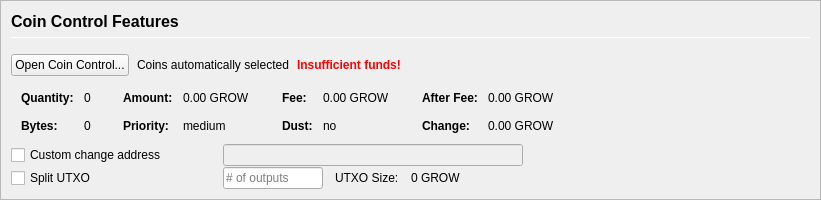
         <widget class="QFrame" name="frameCoinControl">
          <property name="sizePolicy">
           <sizepolicy hsizetype="Expanding" vsizetype="Expanding">
            <horstretch>0</horstretch>
            <verstretch>0</verstretch>
           </sizepolicy>
          </property>
          <property name="maximumSize">
           <size>
            <width>16777215</width>
            <height>16777215</height>
           </size>
          </property>
          <property name="frameShape">
           <enum>QFrame::StyledPanel</enum>
          </property>
          <property name="frameShadow">
           <enum>QFrame::Sunken</enum>
          </property>
          <layout class="QVBoxLayout" name="verticalLayoutCoinControl2">
           <property name="spacing">
            <number>0</number>
           </property>
           <property name="leftMargin">
            <number>0</number>
           </property>
           <property name="topMargin">
            <number>0</number>
           </property>
           <property name="rightMargin">
            <number>0</number>
           </property>
           <property name="bottomMargin">
            <number>0</number>
           </property>
           <item>
            <widget class="QFrame" name="frameCoinControl_BG">
             <layout class="QVBoxLayout" name="verticalLayoutCoinControl" stretch="0,0,0,0,0,0">
              <property name="spacing">
               <number>1</number>
              </property>
              <property name="leftMargin">
               <number>10</number>
              </property>
              <property name="topMargin">
               <number>10</number>
              </property>
              <item>
               <layout class="QHBoxLayout" name="horizontalLayoutCoinControl1">
                <property name="bottomMargin">
                 <number>15</number>
                </property>
                <item>
                 <layout class="QVBoxLayout" name="verticalLayout_3">
                  <property name="spacing">
                   <number>6</number>
                  </property>
                  <item>
                   <widget class="QLabel" name="labelCoinControlFeatures">
                    <property name="sizePolicy">
                     <sizepolicy hsizetype="Preferred" vsizetype="Maximum">
                      <horstretch>0</horstretch>
                      <verstretch>0</verstretch>
                     </sizepolicy>
                    </property>
                    <property name="minimumSize">
                     <size>
                      <width>0</width>
                      <height>20</height>
                     </size>
                    </property>
                    <property name="font">
                     <font>
                      <pointsize>12</pointsize>
                      <weight>75</weight>
                      <bold>true</bold>
                     </font>
                    </property>
                    <property name="styleSheet">
                     <string notr="true">font-weight:bold;</string>
                    </property>
                    <property name="text">
                     <string>Coin Control Features</string>
                    </property>
                   </widget>
                  </item>
                  <item>
                   <widget class="Line" name="line">
                    <property name="minimumSize">
                     <size>
                      <width>0</width>
                      <height>1</height>
                     </size>
                    </property>
                    <property name="maximumSize">
                     <size>
                      <width>16777215</width>
                      <height>1</height>
                     </size>
                    </property>
                    <property name="orientation">
                     <enum>Qt::Horizontal</enum>
                    </property>
                   </widget>
                  </item>
                 </layout>
                </item>
               </layout>
              </item>
              <item>
               <layout class="QHBoxLayout" name="horizontalLayoutCoinControl2" stretch="0,0,0,0">
                <property name="spacing">
                 <number>8</number>
                </property>
                <property name="bottomMargin">
                 <number>10</number>
                </property>
                <item>
                 <widget class="QPushButton" name="pushButtonCoinControl">
                  <property name="styleSheet">
                   <string notr="true"/>
                  </property>
                  <property name="text">
                   <string>Open Coin Control...</string>
                  </property>
                  <property name="autoDefault">
                   <bool>false</bool>
                  </property>
                 </widget>
                </item>
                <item>
                 <widget class="QLabel" name="labelCoinControlAutomaticallySelected">
                  <property name="text">
                   <string>Coins automatically selected</string>
                  </property>
                  <property name="margin">
                   <number>5</number>
                  </property>
                 </widget>
                </item>
                <item>
                 <widget class="QLabel" name="labelCoinControlInsuffFunds">
                  <property name="font">
                   <font>
                    <weight>75</weight>
                    <bold>true</bold>
                   </font>
                  </property>
                  <property name="styleSheet">
                   <string notr="true">color:red;font-weight:bold;</string>
                  </property>
                  <property name="text">
                   <string>Insufficient funds!</string>
                  </property>
                  <property name="margin">
                   <number>5</number>
                  </property>
                 </widget>
                </item>
                <item>
                 <spacer name="horizontalSpacerCoinControl">
                  <property name="orientation">
                   <enum>Qt::Horizontal</enum>
                  </property>
                  <property name="sizeHint" stdset="0">
                   <size>
                    <width>40</width>
                    <height>1</height>
                   </size>
                  </property>
                 </spacer>
                </item>
               </layout>
              </item>
              <item>
               <widget class="QWidget" name="widgetCoinControl" native="true">
                <property name="sizePolicy">
                 <sizepolicy hsizetype="Preferred" vsizetype="Preferred">
                  <horstretch>0</horstretch>
                  <verstretch>0</verstretch>
                 </sizepolicy>
                </property>
                <property name="minimumSize">
                 <size>
                  <width>0</width>
                  <height>0</height>
                 </size>
                </property>
                <property name="styleSheet">
                 <string notr="true"/>
                </property>
                <layout class="QHBoxLayout" name="horizontalLayoutCoinControl5">
                 <property name="leftMargin">
                  <number>0</number>
                 </property>
                 <property name="topMargin">
                  <number>0</number>
                 </property>
                 <property name="rightMargin">
                  <number>0</number>
                 </property>
                 <property name="bottomMargin">
                  <number>0</number>
                 </property>
                 <item>
                  <layout class="QHBoxLayout" name="horizontalLayoutCoinControl3" stretch="0,0,0,1">
                   <property name="spacing">
                    <number>20</number>
                   </property>
                   <property name="topMargin">
                    <number>0</number>
                   </property>
                   <property name="bottomMargin">
                    <number>10</number>
                   </property>
                   <item>
                    <layout class="QFormLayout" name="formLayoutCoinControl1">
                     <property name="horizontalSpacing">
                      <number>10</number>
                     </property>
                     <property name="verticalSpacing">
                      <number>14</number>
                     </property>
                     <property name="leftMargin">
                      <number>10</number>
                     </property>
                     <property name="topMargin">
                      <number>4</number>
                     </property>
                     <property name="rightMargin">
                      <number>6</number>
                     </property>
                     <item row="0" column="0">
                      <widget class="QLabel" name="labelCoinControlQuantityText">
                       <property name="font">
                        <font>
                         <weight>75</weight>
                         <bold>true</bold>
                        </font>
                       </property>
                       <property name="text">
                        <string>Quantity:</string>
                       </property>
                       <property name="margin">
                        <number>0</number>
                       </property>
                      </widget>
                     </item>
                     <item row="0" column="1">
                      <widget class="QLabel" name="labelCoinControlQuantity">
                       <property name="cursor">
                        <cursorShape>IBeamCursor</cursorShape>
                       </property>
                       <property name="contextMenuPolicy">
                        <enum>Qt::ActionsContextMenu</enum>
                       </property>
                       <property name="text">
                        <string notr="true">0</string>
                       </property>
                       <property name="margin">
                        <number>0</number>
                       </property>
                       <property name="textInteractionFlags">
                        <set>Qt::LinksAccessibleByMouse|Qt::TextSelectableByKeyboard|Qt::TextSelectableByMouse</set>
                       </property>
                      </widget>
                     </item>
                     <item row="1" column="0">
                      <widget class="QLabel" name="labelCoinControlBytesText">
                       <property name="font">
                        <font>
                         <weight>75</weight>
                         <bold>true</bold>
                        </font>
                       </property>
                       <property name="text">
                        <string>Bytes:</string>
                       </property>
                      </widget>
                     </item>
                     <item row="1" column="1">
                      <widget class="QLabel" name="labelCoinControlBytes">
                       <property name="cursor">
                        <cursorShape>IBeamCursor</cursorShape>
                       </property>
                       <property name="contextMenuPolicy">
                        <enum>Qt::ActionsContextMenu</enum>
                       </property>
                       <property name="text">
                        <string notr="true">0</string>
                       </property>
                       <property name="textInteractionFlags">
                        <set>Qt::LinksAccessibleByMouse|Qt::TextSelectableByKeyboard|Qt::TextSelectableByMouse</set>
                       </property>
                      </widget>
                     </item>
                    </layout>
                   </item>
                   <item>
                    <layout class="QFormLayout" name="formLayoutCoinControl2">
                     <property name="horizontalSpacing">
                      <number>10</number>
                     </property>
                     <property name="verticalSpacing">
                      <number>14</number>
                     </property>
                     <property name="leftMargin">
                      <number>6</number>
                     </property>
                     <property name="topMargin">
                      <number>4</number>
                     </property>
                     <property name="rightMargin">
                      <number>6</number>
                     </property>
                     <item row="0" column="0">
                      <widget class="QLabel" name="labelCoinControlAmountText">
                       <property name="font">
                        <font>
                         <weight>75</weight>
                         <bold>true</bold>
                        </font>
                       </property>
                       <property name="text">
                        <string>Amount:</string>
                       </property>
                       <property name="margin">
                        <number>0</number>
                       </property>
                      </widget>
                     </item>
                     <item row="0" column="1">
                      <widget class="QLabel" name="labelCoinControlAmount">
                       <property name="cursor">
                        <cursorShape>IBeamCursor</cursorShape>
                       </property>
                       <property name="contextMenuPolicy">
                        <enum>Qt::ActionsContextMenu</enum>
                       </property>
                       <property name="text">
                        <string notr="true">0.00 GROW</string>
                       </property>
                       <property name="textInteractionFlags">
                        <set>Qt::LinksAccessibleByMouse|Qt::TextSelectableByKeyboard|Qt::TextSelectableByMouse</set>
                       </property>
                      </widget>
                     </item>
                     <item row="1" column="0">
                      <widget class="QLabel" name="labelCoinControlPriorityText">
                       <property name="font">
                        <font>
                         <weight>75</weight>
                         <bold>true</bold>
                        </font>
                       </property>
                       <property name="text">
                        <string>Priority:</string>
                       </property>
                      </widget>
                     </item>
                     <item row="1" column="1">
                      <widget class="QLabel" name="labelCoinControlPriority">
                       <property name="cursor">
                        <cursorShape>IBeamCursor</cursorShape>
                       </property>
                       <property name="contextMenuPolicy">
                        <enum>Qt::ActionsContextMenu</enum>
                       </property>
                       <property name="text">
                        <string>medium</string>
                       </property>
                       <property name="textInteractionFlags">
                        <set>Qt::LinksAccessibleByMouse|Qt::TextSelectableByKeyboard|Qt::TextSelectableByMouse</set>
                       </property>
                      </widget>
                     </item>
                    </layout>
                   </item>
                   <item>
                    <layout class="QFormLayout" name="formLayoutCoinControl3">
                     <property name="horizontalSpacing">
                      <number>10</number>
                     </property>
                     <property name="verticalSpacing">
                      <number>14</number>
                     </property>
                     <property name="leftMargin">
                      <number>6</number>
                     </property>
                     <property name="topMargin">
                      <number>4</number>
                     </property>
                     <property name="rightMargin">
                      <number>6</number>
                     </property>
                     <item row="0" column="0">
                      <widget class="QLabel" name="labelCoinControlFeeText">
                       <property name="font">
                        <font>
                         <weight>75</weight>
                         <bold>true</bold>
                        </font>
                       </property>
                       <property name="text">
                        <string>Fee:</string>
                       </property>
                       <property name="margin">
                        <number>0</number>
                       </property>
                      </widget>
                     </item>
                     <item row="0" column="1">
                      <widget class="QLabel" name="labelCoinControlFee">
                       <property name="cursor">
                        <cursorShape>IBeamCursor</cursorShape>
                       </property>
                       <property name="contextMenuPolicy">
                        <enum>Qt::ActionsContextMenu</enum>
                       </property>
                       <property name="text">
                        <string notr="true">0.00 GROW</string>
                       </property>
                       <property name="textInteractionFlags">
                        <set>Qt::LinksAccessibleByMouse|Qt::TextSelectableByKeyboard|Qt::TextSelectableByMouse</set>
                       </property>
                      </widget>
                     </item>
                     <item row="1" column="0">
                      <widget class="QLabel" name="labelCoinControlLowOutputText">
                       <property name="font">
                        <font>
                         <weight>75</weight>
                         <bold>true</bold>
                        </font>
                       </property>
                       <property name="text">
                        <string>Dust:</string>
                       </property>
                      </widget>
                     </item>
                     <item row="1" column="1">
                      <widget class="QLabel" name="labelCoinControlLowOutput">
                       <property name="cursor">
                        <cursorShape>IBeamCursor</cursorShape>
                       </property>
                       <property name="contextMenuPolicy">
                        <enum>Qt::ActionsContextMenu</enum>
                       </property>
                       <property name="text">
                        <string>no</string>
                       </property>
                       <property name="textInteractionFlags">
                        <set>Qt::LinksAccessibleByMouse|Qt::TextSelectableByKeyboard|Qt::TextSelectableByMouse</set>
                       </property>
                      </widget>
                     </item>
                    </layout>
                   </item>
                   <item>
                    <layout class="QFormLayout" name="formLayoutCoinControl4">
                     <property name="horizontalSpacing">
                      <number>10</number>
                     </property>
                     <property name="verticalSpacing">
                      <number>14</number>
                     </property>
                     <property name="leftMargin">
                      <number>6</number>
                     </property>
                     <property name="topMargin">
                      <number>4</number>
                     </property>
                     <property name="rightMargin">
                      <number>6</number>
                     </property>
                     <item row="0" column="0">
                      <widget class="QLabel" name="labelCoinControlAfterFeeText">
                       <property name="font">
                        <font>
                         <weight>75</weight>
                         <bold>true</bold>
                        </font>
                       </property>
                       <property name="text">
                        <string>After Fee:</string>
                       </property>
                       <property name="margin">
                        <number>0</number>
                       </property>
                      </widget>
                     </item>
                     <item row="0" column="1">
                      <widget class="QLabel" name="labelCoinControlAfterFee">
                       <property name="cursor">
                        <cursorShape>IBeamCursor</cursorShape>
                       </property>
                       <property name="contextMenuPolicy">
                        <enum>Qt::ActionsContextMenu</enum>
                       </property>
                       <property name="text">
                        <string notr="true">0.00 GROW</string>
                       </property>
                       <property name="textInteractionFlags">
                        <set>Qt::LinksAccessibleByMouse|Qt::TextSelectableByKeyboard|Qt::TextSelectableByMouse</set>
                       </property>
                      </widget>
                     </item>
                     <item row="1" column="0">
                      <widget class="QLabel" name="labelCoinControlChangeText">
                       <property name="font">
                        <font>
                         <weight>75</weight>
                         <bold>true</bold>
                        </font>
                       </property>
                       <property name="text">
                        <string>Change:</string>
                       </property>
                      </widget>
                     </item>
                     <item row="1" column="1">
                      <widget class="QLabel" name="labelCoinControlChange">
                       <property name="cursor">
                        <cursorShape>IBeamCursor</cursorShape>
                       </property>
                       <property name="contextMenuPolicy">
                        <enum>Qt::ActionsContextMenu</enum>
                       </property>
                       <property name="text">
                        <string notr="true">0.00 GROW</string>
                       </property>
                       <property name="textInteractionFlags">
                        <set>Qt::LinksAccessibleByMouse|Qt::TextSelectableByKeyboard|Qt::TextSelectableByMouse</set>
                       </property>
                      </widget>
                     </item>
                    </layout>
                   </item>
                  </layout>
                 </item>
                </layout>
               </widget>
              </item>
              <item>
               <layout class="QHBoxLayout" name="horizontalLayoutCoinControl4">
                <property name="spacing">
                 <number>12</number>
                </property>
                <property name="sizeConstraint">
                 <enum>QLayout::SetDefaultConstraint</enum>
                </property>
                <property name="topMargin">
                 <number>0</number>
                </property>
                <property name="rightMargin">
                 <number>0</number>
                </property>
                <item>
                 <widget class="QCheckBox" name="checkBoxCoinControlChange">
                  <property name="sizePolicy">
                   <sizepolicy hsizetype="Preferred" vsizetype="Preferred">
                    <horstretch>0</horstretch>
                    <verstretch>0</verstretch>
                   </sizepolicy>
                  </property>
                  <property name="minimumSize">
                   <size>
                    <width>200</width>
                    <height>0</height>
                   </size>
                  </property>
                  <property name="maximumSize">
                   <size>
                    <width>200</width>
                    <height>16777215</height>
                   </size>
                  </property>
                  <property name="toolTip">
                   <string>If this is activated, but the change address is empty or invalid, change will be sent to a newly generated address.</string>
                  </property>
                  <property name="text">
                   <string>Custom change address</string>
                  </property>
                 </widget>
                </item>
                <item>
                 <widget class="QValidatedLineEdit" name="lineEditCoinControlChange">
                  <property name="enabled">
                   <bool>false</bool>
                  </property>
                  <property name="sizePolicy">
                   <sizepolicy hsizetype="Preferred" vsizetype="Preferred">
                    <horstretch>0</horstretch>
                    <verstretch>0</verstretch>
                   </sizepolicy>
                  </property>
                  <property name="minimumSize">
                   <size>
                    <width>300</width>
                    <height>0</height>
                   </size>
                  </property>
                 </widget>
                </item>
                <item>
                 <widget class="QLabel" name="labelCoinControlChangeLabel">
                  <property name="sizePolicy">
                   <sizepolicy hsizetype="Preferred" vsizetype="Preferred">
                    <horstretch>0</horstretch>
                    <verstretch>0</verstretch>
                   </sizepolicy>
                  </property>
                  <property name="minimumSize">
                   <size>
                    <width>100</width>
                    <height>0</height>
                   </size>
                  </property>
                  <property name="text">
                   <string/>
                  </property>
                  <property name="margin">
                   <number>3</number>
                  </property>
                 </widget>
                </item>
               </layout>
              </item>
              <item>
               <layout class="QHBoxLayout" name="horizontalLayoutCoinControl6">
                <property name="spacing">
                 <number>12</number>
                </property>
                <property name="rightMargin">
                 <number>0</number>
                </property>
                <item>
                 <widget class="QCheckBox" name="splitBlockCheckBox">
                  <property name="sizePolicy">
                   <sizepolicy hsizetype="Preferred" vsizetype="Preferred">
                    <horstretch>0</horstretch>
                    <verstretch>0</verstretch>
                   </sizepolicy>
                  </property>
                  <property name="minimumSize">
                   <size>
                    <width>200</width>
                    <height>0</height>
                   </size>
                  </property>
                  <property name="maximumSize">
                   <size>
                    <width>200</width>
                    <height>16777215</height>
                   </size>
                  </property>
                  <property name="text">
                   <string>Split UTXO</string>
                  </property>
                 </widget>
                </item>
                <item>
                 <widget class="QLineEdit" name="splitBlockLineEdit">
                  <property name="sizePolicy">
                   <sizepolicy hsizetype="Preferred" vsizetype="Preferred">
                    <horstretch>50</horstretch>
                    <verstretch>0</verstretch>
                   </sizepolicy>
                  </property>
                  <property name="minimumSize">
                   <size>
                    <width>100</width>
                    <height>0</height>
                   </size>
                  </property>
                  <property name="maximumSize">
                   <size>
                    <width>100</width>
                    <height>16777215</height>
                   </size>
                  </property>
                  <property name="placeholderText">
                   <string># of outputs</string>
                  </property>
                 </widget>
                </item>
                <item>
                 <widget class="QLabel" name="labelBlockSizeText">
                  <property name="text">
                   <string>UTXO Size:</string>
                  </property>
                 </widget>
                </item>
                <item>
                 <widget class="QLabel" name="labelBlockSize">
                  <property name="text">
                   <string>0 GROW</string>
                  </property>
                 </widget>
                </item>
                <item>
                 <spacer name="horizontalSpacer_7">
                  <property name="orientation">
                   <enum>Qt::Horizontal</enum>
                  </property>
                  <property name="sizeHint" stdset="0">
                   <size>
                    <width>40</width>
                    <height>20</height>
                   </size>
                  </property>
                 </spacer>
                </item>
               </layout>
              </item>
              <item>
               <spacer name="verticalSpacerCoinControl">
                <property name="orientation">
                 <enum>Qt::Vertical</enum>
                </property>
                <property name="sizeHint" stdset="0">
                 <size>
                  <width>800</width>
                  <height>1</height>
                 </size>
                </property>
               </spacer>
              </item>
             </layout>
            </widget>
           </item>
          </layout>
         </widget>
